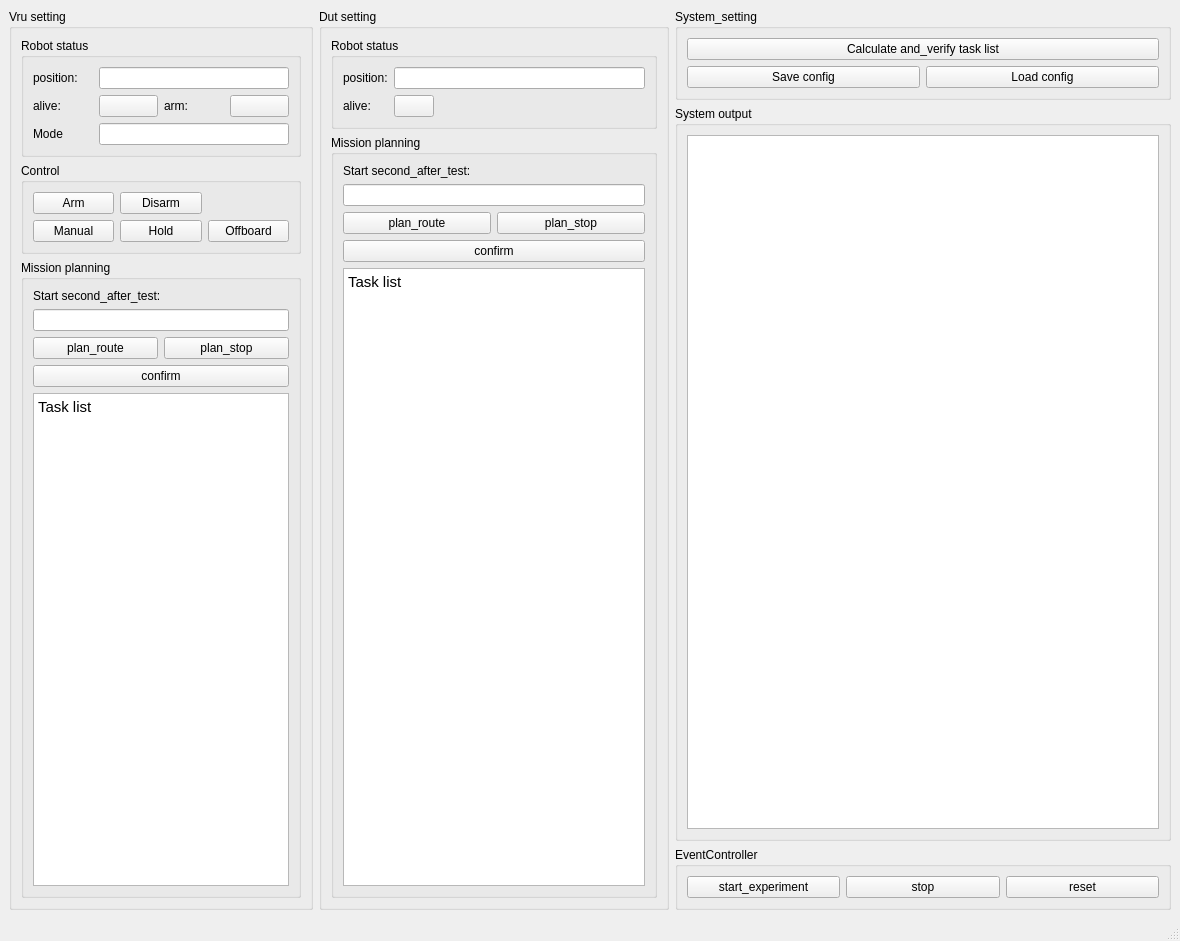
<?xml version="1.0" encoding="UTF-8"?>
<ui version="4.0">
 <class>MainWindow</class>
 <widget class="QMainWindow" name="MainWindow">
  <property name="geometry">
   <rect>
    <x>0</x>
    <y>0</y>
    <width>1180</width>
    <height>941</height>
   </rect>
  </property>
  <property name="windowTitle">
   <string>MainWindow</string>
  </property>
  <widget class="QWidget" name="centralwidget">
   <layout class="QGridLayout" name="gridLayout_10">
    <item row="0" column="2">
     <widget class="QGroupBox" name="O_setting">
      <property name="title">
       <string>System_setting</string>
      </property>
      <layout class="QGridLayout" name="gridLayout_5">
       <item row="1" column="0">
        <widget class="QPushButton" name="pushButton_save_config">
         <property name="text">
          <string>Save config</string>
         </property>
        </widget>
       </item>
       <item row="1" column="1">
        <widget class="QPushButton" name="pushButton">
         <property name="text">
          <string>Load config</string>
         </property>
        </widget>
       </item>
       <item row="0" column="0" colspan="2">
        <widget class="QPushButton" name="pushButton_cal_ver_task_list">
         <property name="text">
          <string>Calculate and_verify task list</string>
         </property>
        </widget>
       </item>
      </layout>
     </widget>
    </item>
    <item row="0" column="1" rowspan="3">
     <widget class="QGroupBox" name="Vru_setting_2">
      <property name="maximumSize">
       <size>
        <width>350</width>
        <height>16777215</height>
       </size>
      </property>
      <property name="title">
       <string>Dut setting</string>
      </property>
      <layout class="QGridLayout" name="gridLayout_7">
       <item row="0" column="0">
        <widget class="QGroupBox" name="groupBox_4">
         <property name="title">
          <string>Robot status</string>
         </property>
         <layout class="QGridLayout" name="gridLayout_4">
          <item row="1" column="1">
           <widget class="QPushButton" name="pushButton_alive_dut">
            <property name="text">
             <string/>
            </property>
            <property name="checkable">
             <bool>false</bool>
            </property>
           </widget>
          </item>
          <item row="1" column="0">
           <widget class="QLabel" name="label_5">
            <property name="text">
             <string>alive:</string>
            </property>
           </widget>
          </item>
          <item row="0" column="0">
           <widget class="QLabel" name="label_2">
            <property name="text">
             <string>position:</string>
            </property>
           </widget>
          </item>
          <item row="1" column="2">
           <spacer name="horizontalSpacer_2">
            <property name="orientation">
             <enum>Qt::Horizontal</enum>
            </property>
            <property name="sizeHint" stdset="0">
             <size>
              <width>40</width>
              <height>20</height>
             </size>
            </property>
           </spacer>
          </item>
          <item row="0" column="1" colspan="2">
           <widget class="QLineEdit" name="lineEdit_pos_dut">
            <property name="enabled">
             <bool>true</bool>
            </property>
            <property name="readOnly">
             <bool>true</bool>
            </property>
           </widget>
          </item>
         </layout>
        </widget>
       </item>
       <item row="1" column="0">
        <widget class="QGroupBox" name="groupBox_5">
         <property name="title">
          <string>Mission planning</string>
         </property>
         <layout class="QGridLayout" name="gridLayout_8">
          <item row="3" column="0" colspan="2">
           <widget class="QPushButton" name="pushButton_confirm_dut">
            <property name="text">
             <string>confirm</string>
            </property>
           </widget>
          </item>
          <item row="0" column="0" colspan="2">
           <widget class="QLabel" name="label_6">
            <property name="text">
             <string>Start second_after_test:</string>
            </property>
           </widget>
          </item>
          <item row="2" column="0">
           <widget class="QPushButton" name="set_route_dut">
            <property name="text">
             <string>plan_route</string>
            </property>
           </widget>
          </item>
          <item row="4" column="0" colspan="2">
           <widget class="QTextBrowser" name="textBrowser_tasklist_dut">
            <property name="maximumSize">
             <size>
              <width>16777215</width>
              <height>16777215</height>
             </size>
            </property>
            <property name="html">
             <string>&lt;!DOCTYPE HTML PUBLIC &quot;-//W3C//DTD HTML 4.0//EN&quot; &quot;http://www.w3.org/TR/REC-html40/strict.dtd&quot;&gt;
&lt;html&gt;&lt;head&gt;&lt;meta name=&quot;qrichtext&quot; content=&quot;1&quot; /&gt;&lt;style type=&quot;text/css&quot;&gt;
p, li { white-space: pre-wrap; }
&lt;/style&gt;&lt;/head&gt;&lt;body style=&quot; font-family:'Ubuntu'; font-size:11pt; font-weight:400; font-style:normal;&quot;&gt;
&lt;p style=&quot; margin-top:0px; margin-bottom:0px; margin-left:0px; margin-right:0px; -qt-block-indent:0; text-indent:0px;&quot;&gt;Task list&lt;/p&gt;&lt;/body&gt;&lt;/html&gt;</string>
            </property>
           </widget>
          </item>
          <item row="2" column="1">
           <widget class="QPushButton" name="set_stop_dut">
            <property name="text">
             <string>plan_stop</string>
            </property>
           </widget>
          </item>
          <item row="1" column="0" colspan="2">
           <widget class="QLineEdit" name="lineEdit_dut_start_s"/>
          </item>
         </layout>
        </widget>
       </item>
      </layout>
     </widget>
    </item>
    <item row="1" column="2">
     <widget class="QGroupBox" name="groupBox_6">
      <property name="title">
       <string>System output</string>
      </property>
      <layout class="QGridLayout" name="gridLayout_9">
       <item row="0" column="0">
        <widget class="QTextBrowser" name="system_output"/>
       </item>
      </layout>
     </widget>
    </item>
    <item row="2" column="2">
     <widget class="QGroupBox" name="groupBox">
      <property name="title">
       <string>EventController</string>
      </property>
      <layout class="QGridLayout" name="gridLayout">
       <item row="0" column="1">
        <widget class="QPushButton" name="pushButton_event_stop">
         <property name="text">
          <string>stop</string>
         </property>
        </widget>
       </item>
       <item row="0" column="0">
        <widget class="QPushButton" name="pushButton_event_start">
         <property name="enabled">
          <bool>true</bool>
         </property>
         <property name="text">
          <string>start_experiment</string>
         </property>
        </widget>
       </item>
       <item row="0" column="2">
        <widget class="QPushButton" name="pushButton__reset">
         <property name="text">
          <string>reset</string>
         </property>
        </widget>
       </item>
      </layout>
     </widget>
    </item>
    <item row="0" column="0" rowspan="3">
     <widget class="QGroupBox" name="Vru_setting">
      <property name="maximumSize">
       <size>
        <width>350</width>
        <height>16777215</height>
       </size>
      </property>
      <property name="title">
       <string>Vru setting</string>
      </property>
      <layout class="QGridLayout" name="gridLayout_3">
       <item row="0" column="0">
        <widget class="QGroupBox" name="groupBox_3">
         <property name="title">
          <string>Robot status</string>
         </property>
         <layout class="QGridLayout" name="gridLayout_6">
          <item row="0" column="0">
           <widget class="QLabel" name="label">
            <property name="text">
             <string>position:</string>
            </property>
           </widget>
          </item>
          <item row="0" column="1" colspan="3">
           <widget class="QLineEdit" name="lineEdit_pos_vru">
            <property name="enabled">
             <bool>true</bool>
            </property>
            <property name="readOnly">
             <bool>true</bool>
            </property>
           </widget>
          </item>
          <item row="1" column="0">
           <widget class="QLabel" name="label_4">
            <property name="text">
             <string>alive:</string>
            </property>
           </widget>
          </item>
          <item row="1" column="1">
           <widget class="QPushButton" name="pushButton_alive_vru">
            <property name="text">
             <string/>
            </property>
            <property name="checkable">
             <bool>false</bool>
            </property>
           </widget>
          </item>
          <item row="1" column="2">
           <widget class="QLabel" name="label_7">
            <property name="text">
             <string>arm:</string>
            </property>
           </widget>
          </item>
          <item row="1" column="3">
           <widget class="QPushButton" name="pushButton_armed_vru">
            <property name="text">
             <string/>
            </property>
            <property name="checkable">
             <bool>false</bool>
            </property>
           </widget>
          </item>
          <item row="2" column="0">
           <widget class="QLabel" name="label_8">
            <property name="text">
             <string>Mode</string>
            </property>
           </widget>
          </item>
          <item row="2" column="1" colspan="3">
           <widget class="QLineEdit" name="lineEdit_pos_vru_2">
            <property name="enabled">
             <bool>true</bool>
            </property>
            <property name="readOnly">
             <bool>true</bool>
            </property>
           </widget>
          </item>
         </layout>
        </widget>
       </item>
       <item row="1" column="0">
        <widget class="QGroupBox" name="groupBox_7">
         <property name="title">
          <string>Control</string>
         </property>
         <layout class="QGridLayout" name="gridLayout_11">
          <item row="0" column="0">
           <widget class="QPushButton" name="pushButton_arm_vru">
            <property name="text">
             <string>Arm</string>
            </property>
           </widget>
          </item>
          <item row="0" column="1">
           <widget class="QPushButton" name="pushButton_disarm_vru">
            <property name="text">
             <string>Disarm</string>
            </property>
           </widget>
          </item>
          <item row="1" column="0">
           <widget class="QPushButton" name="pushButton_Manual_vru">
            <property name="text">
             <string>Manual</string>
            </property>
           </widget>
          </item>
          <item row="1" column="1">
           <widget class="QPushButton" name="pushButton_Manual_vru_2">
            <property name="text">
             <string>Hold</string>
            </property>
           </widget>
          </item>
          <item row="1" column="2">
           <widget class="QPushButton" name="pushButton_Return_vru">
            <property name="text">
             <string>Offboard</string>
            </property>
           </widget>
          </item>
         </layout>
        </widget>
       </item>
       <item row="2" column="0">
        <widget class="QGroupBox" name="groupBox_2">
         <property name="title">
          <string>Mission planning</string>
         </property>
         <layout class="QGridLayout" name="gridLayout_2">
          <item row="0" column="0" colspan="2">
           <widget class="QLabel" name="label_3">
            <property name="text">
             <string>Start second_after_test:</string>
            </property>
           </widget>
          </item>
          <item row="1" column="0" colspan="2">
           <widget class="QLineEdit" name="lineEdit_vru_start_s"/>
          </item>
          <item row="2" column="0">
           <widget class="QPushButton" name="set_route_vru">
            <property name="text">
             <string>plan_route</string>
            </property>
           </widget>
          </item>
          <item row="2" column="1">
           <widget class="QPushButton" name="set_stop_vru">
            <property name="text">
             <string>plan_stop</string>
            </property>
           </widget>
          </item>
          <item row="3" column="0" colspan="2">
           <widget class="QPushButton" name="pushButton_confirm_vru">
            <property name="text">
             <string>confirm</string>
            </property>
           </widget>
          </item>
          <item row="4" column="0" colspan="2">
           <widget class="QTextBrowser" name="textBrowser_tasklist_vru">
            <property name="maximumSize">
             <size>
              <width>16777215</width>
              <height>16777215</height>
             </size>
            </property>
            <property name="html">
             <string>&lt;!DOCTYPE HTML PUBLIC &quot;-//W3C//DTD HTML 4.0//EN&quot; &quot;http://www.w3.org/TR/REC-html40/strict.dtd&quot;&gt;
&lt;html&gt;&lt;head&gt;&lt;meta name=&quot;qrichtext&quot; content=&quot;1&quot; /&gt;&lt;style type=&quot;text/css&quot;&gt;
p, li { white-space: pre-wrap; }
&lt;/style&gt;&lt;/head&gt;&lt;body style=&quot; font-family:'Ubuntu'; font-size:11pt; font-weight:400; font-style:normal;&quot;&gt;
&lt;p style=&quot; margin-top:0px; margin-bottom:0px; margin-left:0px; margin-right:0px; -qt-block-indent:0; text-indent:0px;&quot;&gt;Task list&lt;/p&gt;&lt;/body&gt;&lt;/html&gt;</string>
            </property>
           </widget>
          </item>
         </layout>
        </widget>
       </item>
      </layout>
     </widget>
    </item>
   </layout>
  </widget>
  <widget class="QMenuBar" name="menubar">
   <property name="geometry">
    <rect>
     <x>0</x>
     <y>0</y>
     <width>1180</width>
     <height>22</height>
    </rect>
   </property>
  </widget>
  <widget class="QStatusBar" name="statusbar"/>
 </widget>
 <resources/>
 <connections/>
</ui>
